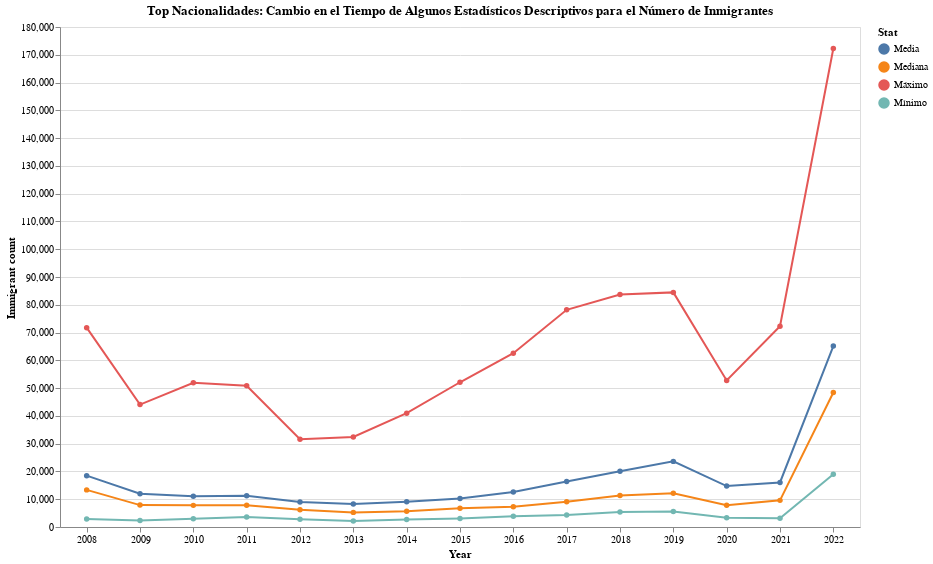

Here is the notebook cell this chart was saved with:
### Code cell
# Graficar cambio de estadísticos en el tiempo
alt.Chart(stats, height = 500, width = 800)\
            .mark_line(point = True)\
            .encode(x = alt.X('Year:N', axis=alt.Axis(labelAngle=-360)),
                    y = alt.Y("Valor", title = 'Immigrant count'),
                    color = "Stat",
                    tooltip =["Year", "Stat", "Valor"])\
            .properties(title="Top Nacionalidades: Cambio en el Tiempo de Algunos Estadísticos Descriptivos para el Número de Inmigrantes")

### Figure 1 — Vega-Lite specification as saved in the notebook (floating-point values rounded to 4 significant figures)
{"config": {"view": {"continuousWidth": 300, "continuousHeight": 300}}, "data": {"name": "data-e58e0de9fc9725df127bfc122e192e41"}, "mark": {"type": "line", "point": true}, "encoding": {"color": {"field": "Stat", "type": "nominal"}, "tooltip": [{"field": "Year", "type": "quantitative"}, {"field": "Stat", "type": "nominal"}, {"field": "Valor", "type": "quantitative"}], "x": {"axis": {"labelAngle": -360}, "field": "Year", "type": "nominal"}, "y": {"field": "Valor", "title": "Immigrant count", "type": "quantitative"}}, "height": 500, "title": "Top Nacionalidades: Cambio en el Tiempo de Algunos Estadísticos Descriptivos para el Número de Inmigrantes", "width": 800, "$schema": "https://vega.github.io/schema/vega-lite/v5.8.0.json", "datasets": {"data-e58e0de9fc9725df127bfc122e192e41": [{"Year": 2008, "Stat": "Mínimo", "Valor": 2893}, {"Year": 2008, "Stat": "Máximo", "Valor": 71761}, {"Year": 2008, "Stat": "Media", "Valor": 18487}, {"Year": 2008, "Stat": "Mediana", "Valor": 13363}, {"Year": 2009, "Stat": "Mínimo", "Valor": 2354}, {"Year": 2009, "Stat": "Máximo", "Valor": 44079}, {"Year": 2009, "Stat": "Media", "Valor": 11957}, {"Year": 2009, "Stat": "Mediana", "Valor": 7885}, {"Year": 2010, "Stat": "Mínimo", "Valor": 2966}, {"Year": 2010, "Stat": "Máximo", "Valor": 51915}, {"Year": 2010, "Stat": "Media", "Valor": 11034}, {"Year": 2010, "Stat": "Mediana", "Valor": 7788}, {"Year": 2011, "Stat": "Mínimo", "Valor": 3590}, {"Year": 2011, "Stat": "Máximo", "Valor": 50831}, {"Year": 2011, "Stat": "Media", "Valor": 11272}, {"Year": 2011, "Stat": "Mediana", "Valor": 7807}, {"Year": 2012, "Stat": "Mínimo", "Valor": 2768}, {"Year": 2012, "Stat": "Máximo", "Valor": 31565}, {"Year": 2012, "Stat": "Media", "Valor": 8965}, {"Year": 2012, "Stat": "Mediana", "Valor": 6224}, {"Year": 2013, "Stat": "Mínimo", "Valor": 2134}, {"Year": 2013, "Stat": "Máximo", "Valor": 32422}, {"Year": 2013, "Stat": "Media", "Valor": 8243}, {"Year": 2013, "Stat": "Mediana", "Valor": 5262}, {"Year": 2014, "Stat": "Mínimo", "Valor": 2693}, {"Year": 2014, "Stat": "Máximo", "Valor": 40968}, {"Year": 2014, "Stat": "Media", "Valor": 9087}, {"Year": 2014, "Stat": "Mediana", "Valor": 5680}, {"Year": 2015, "Stat": "Mínimo", "Valor": 3098}, {"Year": 2015, "Stat": "Máximo", "Valor": 52109}, {"Year": 2015, "Stat": "Media", "Valor": 10278}, {"Year": 2015, "Stat": "Mediana", "Valor": 6745}, {"Year": 2016, "Stat": "Mínimo", "Valor": 3830}, {"Year": 2016, "Stat": "Máximo", "Valor": 62573}, {"Year": 2016, "Stat": "Media", "Valor": 12618}, {"Year": 2016, "Stat": "Mediana", "Valor": 7253}, {"Year": 2017, "Stat": "Mínimo", "Valor": 4299}, {"Year": 2017, "Stat": "Máximo", "Valor": 78182}, {"Year": 2017, "Stat": "Media", "Valor": 16384}, {"Year": 2017, "Stat": "Mediana", "Valor": 9085}, {"Year": 2018, "Stat": "Mínimo", "Valor": 5363}, {"Year": 2018, "Stat": "Máximo", "Valor": 83686}, {"Year": 2018, "Stat": "Media", "Valor": 20082}, {"Year": 2018, "Stat": "Mediana", "Valor": 11328}, {"Year": 2019, "Stat": "Mínimo", "Valor": 5600}, {"Year": 2019, "Stat": "Máximo", "Valor": 84458}, {"Year": 2019, "Stat": "Media", "Valor": 23621}, {"Year": 2019, "Stat": "Mediana", "Valor": 12125}, {"Year": 2020, "Stat": "Mínimo", "Valor": 3357}, {"Year": 2020, "Stat": "Máximo", "Valor": 52768}, {"Year": 2020, "Stat": "Media", "Valor": 14741}, {"Year": 2020, "Stat": "Mediana", "Valor": 7855}, {"Year": 2021, "Stat": "Mínimo", "Valor": 3129}, {"Year": 2021, "Stat": "Máximo", "Valor": 72283}, {"Year": 2021, "Stat": "Media", "Valor": 16035}, {"Year": 2021, "Stat": "Mediana", "Valor": 9587}, {"Year": 2022, "Stat": "Mínimo", "Valor": 18986}, {"Year": 2022, "Stat": "Máximo", "Valor": 172241}, {"Year": 2022, "Stat": "Media", "Valor": 65140}, {"Year": 2022, "Stat": "Mediana", "Valor": 48404}]}}
